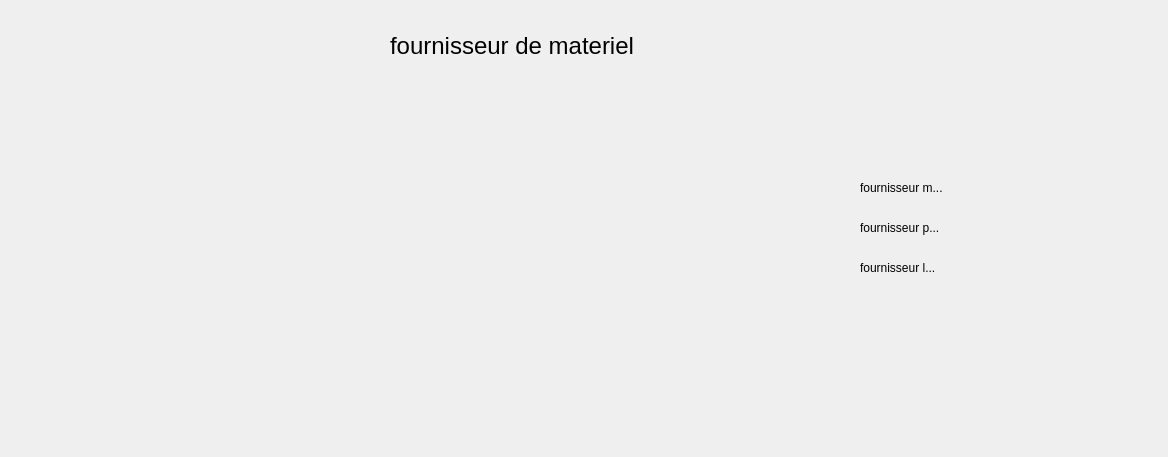
<?xml version="1.0" encoding="UTF-8"?>
<ui version="4.0">
 <class>statyassine</class>
 <widget class="QDialog" name="statyassine">
  <property name="geometry">
   <rect>
    <x>0</x>
    <y>0</y>
    <width>1168</width>
    <height>457</height>
   </rect>
  </property>
  <property name="windowTitle">
   <string>Dialog</string>
  </property>
  <widget class="QLabel" name="label">
   <property name="geometry">
    <rect>
     <x>860</x>
     <y>180</y>
     <width>131</width>
     <height>16</height>
    </rect>
   </property>
   <property name="text">
    <string>fournisseur m...</string>
   </property>
  </widget>
  <widget class="QLabel" name="label_2">
   <property name="geometry">
    <rect>
     <x>860</x>
     <y>220</y>
     <width>111</width>
     <height>16</height>
    </rect>
   </property>
   <property name="text">
    <string>fournisseur p...</string>
   </property>
  </widget>
  <widget class="QLabel" name="label_3">
   <property name="geometry">
    <rect>
     <x>860</x>
     <y>260</y>
     <width>101</width>
     <height>16</height>
    </rect>
   </property>
   <property name="text">
    <string>fournisseur l...</string>
   </property>
  </widget>
  <widget class="QLabel" name="label_4">
   <property name="geometry">
    <rect>
     <x>390</x>
     <y>20</y>
     <width>341</width>
     <height>51</height>
    </rect>
   </property>
   <property name="font">
    <font>
     <pointsize>18</pointsize>
    </font>
   </property>
   <property name="text">
    <string>fournisseur de materiel</string>
   </property>
  </widget>
 </widget>
 <resources/>
 <connections/>
</ui>
